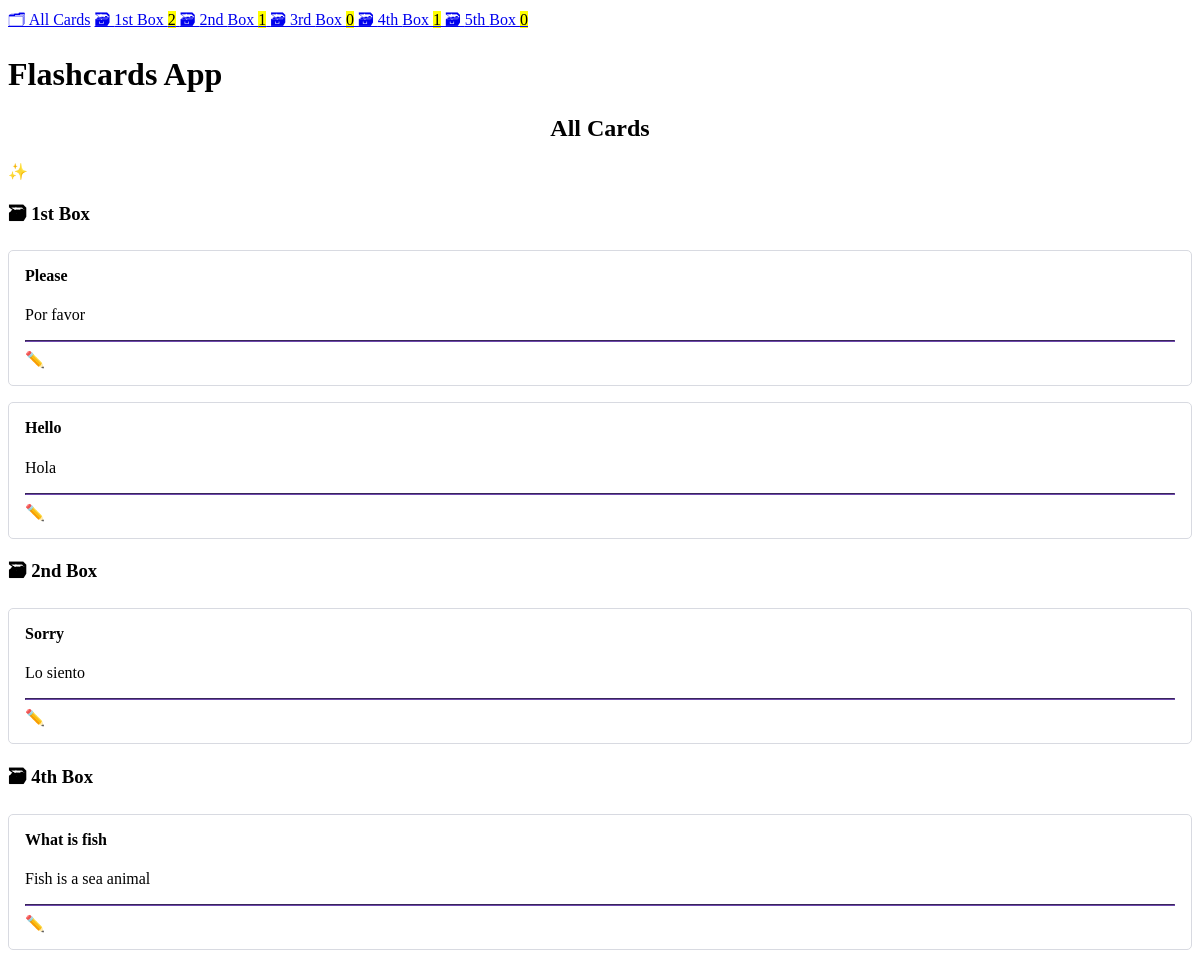
The app's page /, older data.
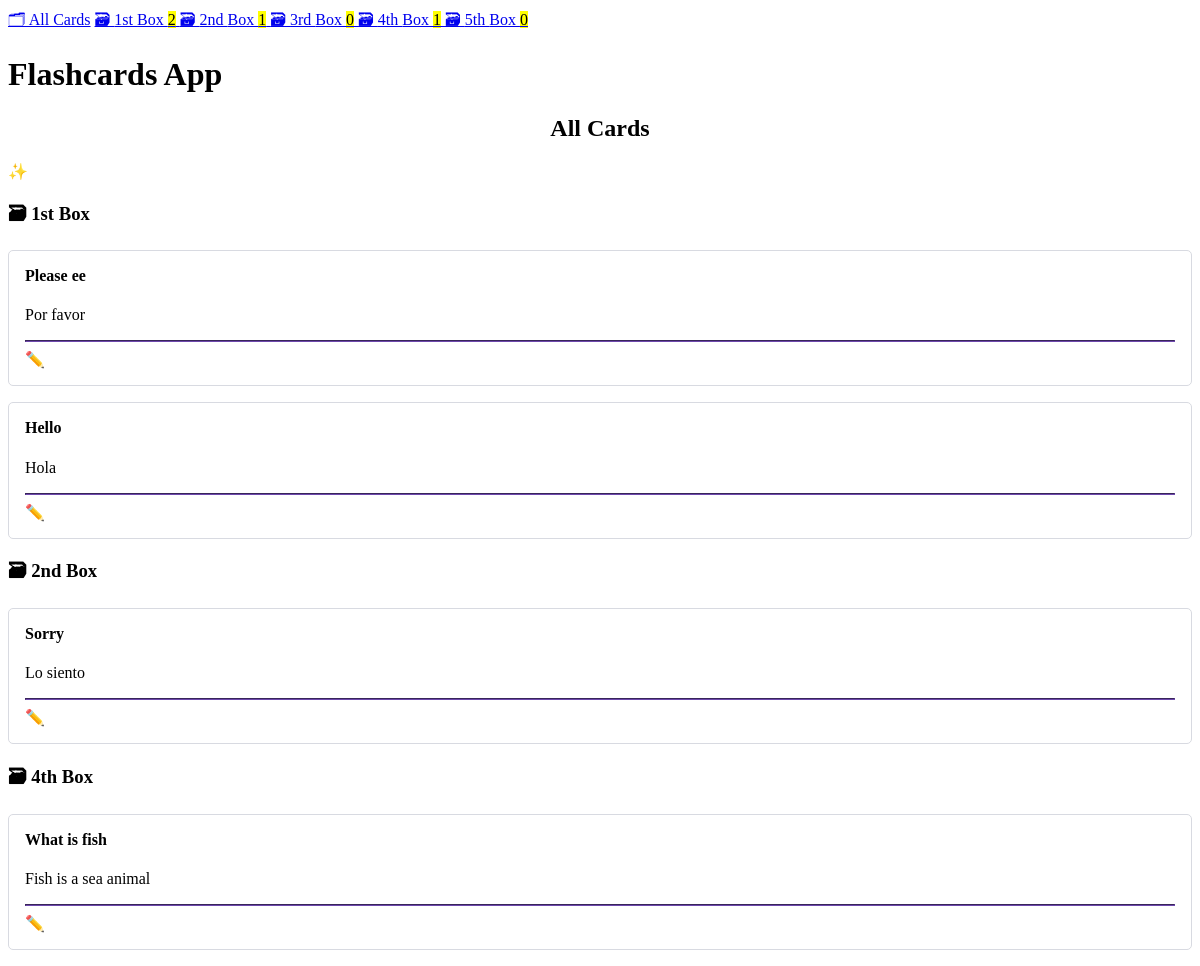
The same page, newer data.
### cards/models.py (models this page shows, shortened)
class Card(models.Model):
    question = models.CharField(max_length=100)
    answer = models.CharField(max_length=100)
    box = models.IntegerField(
        choices=zip(BOXES, BOXES),
        default=BOXES[0],
    )
    date_created = models.DateTimeField(auto_now_add=True)

### cards/views.py (the view)
class CardListView(ListView):
    model = Card
    template_name = "cards/card_list.html"
    queryset = Card.objects.all().order_by("box", "-date_created")

### cards/templatetags/cards_tags.py (called while the page is built)
@register.inclusion_tag("cards/box_links.html")
def boxes_as_links():
    boxes = []
    for box_num in BOXES:
        card_count = Card.objects.filter(box=box_num).count()
        boxes.append({
            "number": box_num,
            "card_count": card_count,
        })
    return {"boxes": boxes}

### cards/templates/cards/card_list.html
{% extends "cards/base.html" %}
{% load humanize %}
{% block content %}
    <h2>
        All Cards
    </h2>
    <a href="{% url 'card-create' %}" role="button">
        ✨ Create New Card
    </a>
    {% for card in card_list %}
        {% ifchanged card.box %}
            <h3>🗃 {{ card.box|ordinal }} Box</h3>
        {% endifchanged %}
        {% include "cards/card.html" %}
    {% empty %}
        <p>No cards yet. Create your first card!</p>
    {% endfor %}
{% endblock content %}

### cards/templates/cards/base.html (shortened to what this page needs)
<!DOCTYPE html>
<html lang="en">
<head>
    <link rel="stylesheet" href="https://cdn.simplecss.org/simple.min.css">
</head>
<body>
    {% include "cards/navigation.html" %}
    <header>
        <h1>Flashcards App</h1>
    </header>
    <main>
        {% block content %}{% endblock content %}
    </main>
</body>
</html>

### cards/templates/cards/navigation.html
{% load cards_tags %}
<nav>
    <a href="{% url 'home' %}">🗂 All Cards</a>
    {% boxes_as_links %}
</nav>

### cards/templates/cards/box_links.html
{% load humanize %}
{% for box in boxes %}
    <a href="{% url 'box' box_num=box.number %}">
        🗃 {{ box.number | ordinal }} Box <mark>{{ box.card_count }}</mark>
    </a>
{% endfor %}

### cards/templates/cards/card.html (shortened to what this page needs)
<article>
    <h4>{{ card.question }}</h4>
    {% if not check_card %}
    <p>{{ card.answer }}</p>
    <hr>
    <a href="{% url 'card-update' card.id %}" role="button">
        ✏️ Edit Card
    </a>
    {% endif %}
</article>

### cards/templates/cards/base.html (style rules this page uses)
:root { --accent: #6e48ad; --accent-bg: white; --bg: #fff; --text: #212121; --text-light: #585858; --border: #d8dae1; --code: #d81b60; --preformatted: #444; }
article { background-color: var(--marked); border: 1px solid var(--border); border-radius: 5px; padding: 1em; margin: 1em 0; }
h2 { text-align: center; }
h2, h4 { margin-top: 0; }
hr { background: var(--accent); border-color: var(--accent); }
button, a[role="button"] { color: white; text-decoration: none; }

Row changes from the older to the newer data that the page shows:
changed Card "1st": question "Please" → "Please ee"
